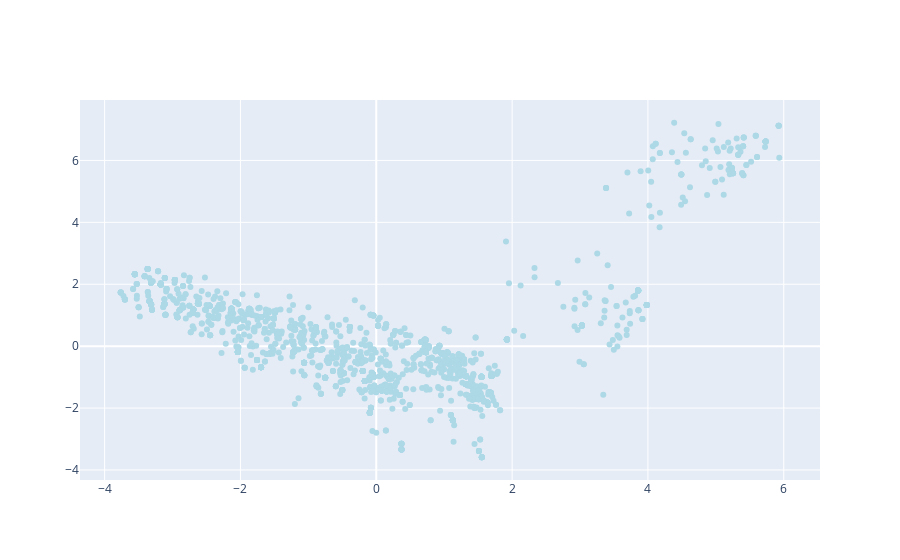

The notebook cell saved with this chart:
### Code cell
data = [
    go.Scatter(
        x = pca_df.iloc[:2000,0].values,
        y = pca_df.iloc[:2000,1].values,
        text = pca_df.iloc[:2000,2].values,
        hoverinfo = 'text',
        marker = dict(
            color = 'lightblue'
        ),
        mode='markers',
        showlegend = False
    )
]

iplot(data, filename = "add-hover-text")

### Figure 1 — Plotly figure (JSON) as saved in the notebook; plotly's stock layout.template omitted (floating-point values rounded to 4 significant figures; data arrays with more than 128 entries replaced by an {"elided": "..."} marker saying what was removed)
{"data": [{"hoverinfo": "text", "marker": {"color": "lightblue"}, "mode": "markers", "showlegend": false, "text": {"elided": "2000 str values"}, "type": "scatter", "x": {"elided": "2000 float values"}, "y": {"elided": "2000 float values"}}], "layout": {"autosize": true, "xaxis": {"autorange": true, "range": [-4.349, 6.52], "type": "linear"}, "yaxis": {"autorange": true, "range": [-4.481, 8.109], "type": "linear"}}}
